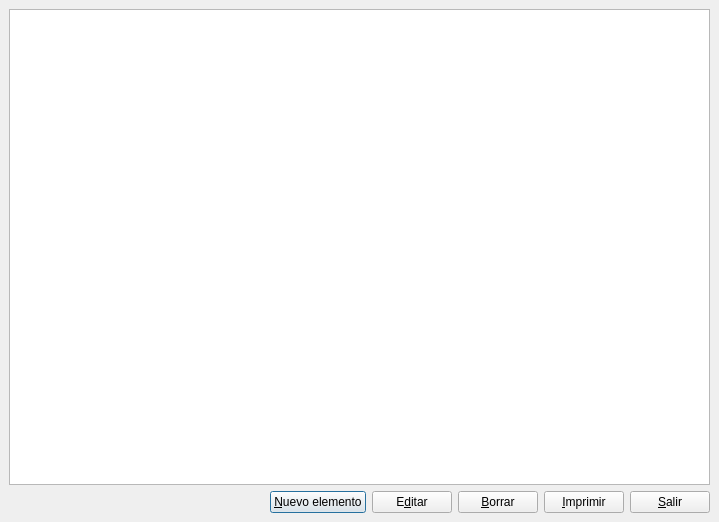
<?xml version="1.0" encoding="UTF-8"?>
<ui version="4.0">
 <author>José Manuel Díez Botella</author>
 <class>inv_inmovilizado</class>
 <widget class="QDialog" name="inv_inmovilizado">
  <property name="geometry">
   <rect>
    <x>0</x>
    <y>0</y>
    <width>719</width>
    <height>522</height>
   </rect>
  </property>
  <property name="windowTitle">
   <string>Plan de amortizaciones del inmovilizado</string>
  </property>
  <layout class="QVBoxLayout">
   <property name="spacing">
    <number>6</number>
   </property>
   <property name="leftMargin">
    <number>9</number>
   </property>
   <property name="topMargin">
    <number>9</number>
   </property>
   <property name="rightMargin">
    <number>9</number>
   </property>
   <property name="bottomMargin">
    <number>9</number>
   </property>
   <item>
    <widget class="QTableView" name="plantableView"/>
   </item>
   <item>
    <layout class="QHBoxLayout">
     <property name="spacing">
      <number>6</number>
     </property>
     <property name="leftMargin">
      <number>0</number>
     </property>
     <property name="topMargin">
      <number>0</number>
     </property>
     <property name="rightMargin">
      <number>0</number>
     </property>
     <property name="bottomMargin">
      <number>0</number>
     </property>
     <item>
      <spacer name="horizontalSpacer">
       <property name="orientation">
        <enum>Qt::Horizontal</enum>
       </property>
       <property name="sizeHint" stdset="0">
        <size>
         <width>40</width>
         <height>20</height>
        </size>
       </property>
      </spacer>
     </item>
     <item>
      <widget class="QPushButton" name="nuevopushButton">
       <property name="text">
        <string>&amp;Nuevo elemento</string>
       </property>
       <property name="icon">
        <iconset resource="keme.qrc">
         <normaloff>:/iconos/graf/File.png</normaloff>:/iconos/graf/File.png</iconset>
       </property>
       <property name="shortcut">
        <string>Alt+N</string>
       </property>
      </widget>
     </item>
     <item>
      <widget class="QPushButton" name="editarpushButton">
       <property name="text">
        <string>E&amp;ditar</string>
       </property>
       <property name="icon">
        <iconset resource="keme.qrc">
         <normaloff>:/iconos/graf/edit.png</normaloff>:/iconos/graf/edit.png</iconset>
       </property>
       <property name="shortcut">
        <string>Alt+D</string>
       </property>
      </widget>
     </item>
     <item>
      <widget class="QPushButton" name="eliminarpushButton">
       <property name="text">
        <string>&amp;Borrar</string>
       </property>
       <property name="icon">
        <iconset resource="keme.qrc">
         <normaloff>:/iconos/graf/borrar.png</normaloff>:/iconos/graf/borrar.png</iconset>
       </property>
      </widget>
     </item>
     <item>
      <widget class="QPushButton" name="imprimirpushButton">
       <property name="text">
        <string>&amp;Imprimir</string>
       </property>
       <property name="icon">
        <iconset resource="keme.qrc">
         <normaloff>:/iconos/graf/printer.png</normaloff>:/iconos/graf/printer.png</iconset>
       </property>
       <property name="shortcut">
        <string>Alt+I</string>
       </property>
      </widget>
     </item>
     <item>
      <widget class="QPushButton" name="salirpushButton">
       <property name="text">
        <string>&amp;Salir</string>
       </property>
       <property name="icon">
        <iconset resource="keme.qrc">
         <normaloff>:/iconos/graf/application-exit.png</normaloff>:/iconos/graf/application-exit.png</iconset>
       </property>
       <property name="shortcut">
        <string>Alt+S</string>
       </property>
      </widget>
     </item>
    </layout>
   </item>
  </layout>
 </widget>
 <layoutdefault spacing="6" margin="11"/>
 <tabstops>
  <tabstop>plantableView</tabstop>
  <tabstop>nuevopushButton</tabstop>
  <tabstop>editarpushButton</tabstop>
  <tabstop>eliminarpushButton</tabstop>
  <tabstop>imprimirpushButton</tabstop>
  <tabstop>salirpushButton</tabstop>
 </tabstops>
 <resources>
  <include location="keme.qrc"/>
 </resources>
 <connections>
  <connection>
   <sender>salirpushButton</sender>
   <signal>clicked()</signal>
   <receiver>inv_inmovilizado</receiver>
   <slot>accept()</slot>
   <hints>
    <hint type="sourcelabel">
     <x>708</x>
     <y>511</y>
    </hint>
    <hint type="destinationlabel">
     <x>20</x>
     <y>20</y>
    </hint>
   </hints>
  </connection>
 </connections>
</ui>
